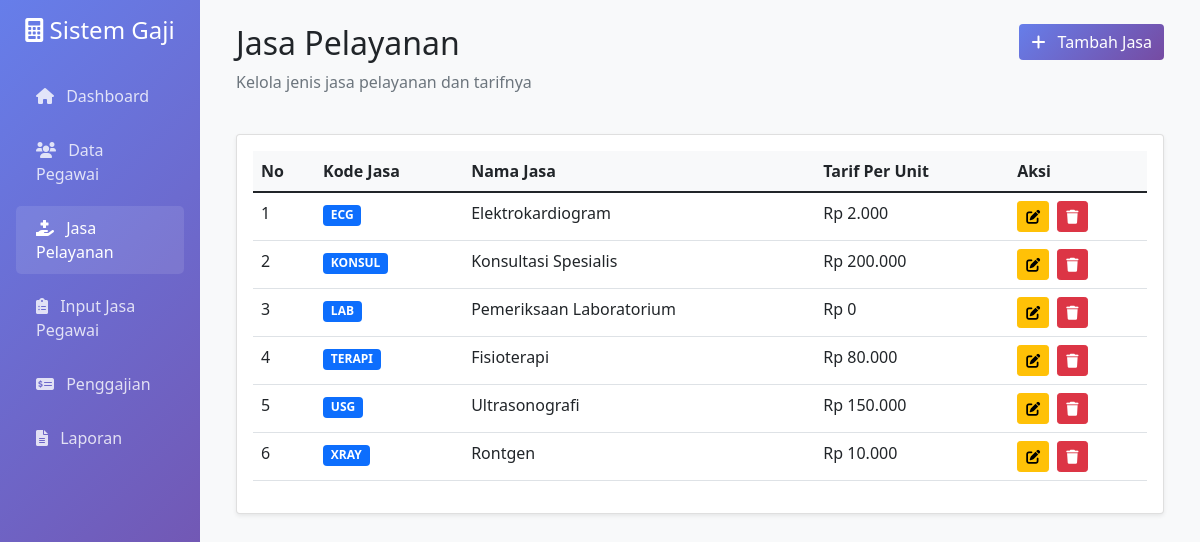
The app's page /jasa_pelayanan.php with its own data.
### tables this page shows
CREATE TABLE `jasa_pelayanan` (
  `id` int(11) NOT NULL,
  `kode_jasa` varchar(10) NOT NULL,
  `nama_jasa` varchar(100) NOT NULL,
  `tarif_per_unit` decimal(10,2) NOT NULL,
  `created_at` timestamp NOT NULL DEFAULT current_timestamp()
);

### config.php (called while the page is built, shortened)
<?php
class Database {
    private $host = DB_HOST;
    private $user = DB_USER;
    private $pass = DB_PASS;
    private $dbname = DB_NAME;
    private $dbh;
    private $stmt;
    public function __construct() {
        $dsn = 'mysql:host=' . $this->host . ';dbname=' . $this->dbname . ';charset=utf8';
        $options = array(
            PDO::ATTR_PERSISTENT => true,
            PDO::ATTR_ERRMODE => PDO::ERRMODE_EXCEPTION
        );
        try {
            $this->dbh = new PDO($dsn, $this->user, $this->pass, $options);
        } catch (PDOException $e) {
            echo 'Error: ' . $e->getMessage();
        }
    }
    public function query($query) {
        $this->stmt = $this->dbh->prepare($query);
    }
    public function execute() {
        return $this->stmt->execute();
    }
    public function resultSet() {
        $this->execute();
        return $this->stmt->fetchAll(PDO::FETCH_ASSOC);
    }
}
?>

### jasa_pelayanan.php (the view, shortened to what this page needs)
<?php
require_once 'config.php';
$db = new Database();
$db->query("SELECT * FROM jasa_pelayanan ORDER BY kode_jasa");
$jasa_pelayanan = $db->resultSet();
?>
<!DOCTYPE html>
<html lang="id">
<head>
    <link href="https://cdn.jsdelivr.net/npm/bootstrap@5.1.3/dist/css/bootstrap.min.css" rel="stylesheet">
    <link href="https://cdnjs.cloudflare.com/ajax/libs/font-awesome/6.0.0/css/all.min.css" rel="stylesheet">
</head>
<body class="bg-light">
    <div class="container-fluid">
        <div class="row">
            <div class="col-md-3 col-lg-2 px-0">
                <div class="sidebar">
                    <div class="p-3">
                        <h4 class="text-white text-center mb-4">
                            <i class="fas fa-calculator"></i>
                            Sistem Gaji
                        </h4>
                        <ul class="nav flex-column">
                            <li class="nav-item">
                                <a class="nav-link" href="index.php">
                                    <i class="fas fa-home me-2"></i> Dashboard
                                </a>
                            </li>
                            <li class="nav-item">
                                <a class="nav-link" href="pegawai.php">
                                    <i class="fas fa-users me-2"></i> Data Pegawai
                                </a>
                            </li>
                            <li class="nav-item">
                                <a class="nav-link active" href="jasa_pelayanan.php">
                                    <i class="fas fa-hand-holding-medical me-2"></i> Jasa Pelayanan
                                </a>
                            </li>
                            <li class="nav-item">
                                <a class="nav-link" href="input_jasa.php">
                                    <i class="fas fa-clipboard-list me-2"></i> Input Jasa Pegawai
                                </a>
                            </li>
                            <li class="nav-item">
                                <a class="nav-link" href="penggajian.php">
                                    <i class="fas fa-money-check-alt me-2"></i> Penggajian
                                </a>
                            </li>
                            <li class="nav-item">
                                <a class="nav-link" href="laporan.php">
                                    <i class="fas fa-file-alt me-2"></i> Laporan
                                </a>
                            </li>
                        </ul>
                    </div>
                </div>
            </div>
            <div class="col-md-9 col-lg-10">
                <div class="p-4">
                    <div class="row mb-4">
                        <div class="col">
                            <h2>Jasa Pelayanan</h2>
                            <p class="text-muted">Kelola jenis jasa pelayanan dan tarifnya</p>
                        </div>
                        <div class="col-auto">
                            <button class="btn btn-success" data-bs-toggle="modal" data-bs-target="#addModal">
                                <i class="fas fa-plus me-2"></i> Tambah Jasa
                            </button>
                        </div>
                    </div>
                    <div class="card">
                        <div class="card-body">
                            <div class="table-responsive">
                                <table class="table table-hover">
                                    <thead>
                                        <tr>
                                            <th>No</th>
                                            <th>Kode Jasa</th>
                                            <th>Nama Jasa</th>
                                            <th>Tarif Per Unit</th>
                                            <th>Aksi</th>
                                        </tr>
                                    </thead>
                                    <tbody>
                                        <?php $no = 1; foreach($jasa_pelayanan as $j): ?>
                                        <tr>
                                            <td><?= $no++ ?></td>
                                            <td><span class="badge bg-primary"><?= $j['kode_jasa'] ?></span></td>
                                            <td><?= $j['nama_jasa'] ?></td>
                                            <td>Rp <?= number_format($j['tarif_per_unit'], 0, ',', '.') ?></td>
                                            <td>
                                                <button class="btn btn-sm btn-warning me-1" onclick="editJasa(<?= htmlspecialchars(json_encode($j), ENT_QUOTES) ?>)">
                                                    <i class="fas fa-edit"></i>
                                                </button>
                                                <button class="btn btn-sm btn-danger" onclick="deleteJasa(<?= $j['id'] ?>, '<?= $j['nama_jasa'] ?>')">
                                                    <i class="fas fa-trash"></i>
                                                </button>
                                            </td>
                                        </tr>
                                        <?php endforeach; ?>
                                    </tbody>
                                </table>
                            </div>
                        </div>
                    </div>
                </div>
            </div>
        </div>
    </div>
</body>
</html>

### jasa_pelayanan.php (style rules this page uses)
.sidebar { min-height: 100vh; background: linear-gradient(135deg, #667eea 0%, #764ba2 100%); }
.nav-link { color: rgba(255,255,255,0.8) !important; padding: 10px 20px !important; margin: 5px 0 !important; border-radius: 5px; }
.nav-link:hover, .nav-link.active { background-color: rgba(255,255,255,0.1); color: white !important; }
.card { box-shadow: 0 0.125rem 0.25rem rgba(0, 0, 0, 0.075); border: 1px solid rgba(0,0,0,.125); }
.table th { background-color: #f8f9fa; border-top: none; }
.btn-success { background: linear-gradient(135deg, #667eea 0%, #764ba2 100%); border: none; }

### records on screen
jasa_pelayanan: kode_jasa "ECG", nama_jasa "Elektrokardiogram", tarif_per_unit "2.000"
jasa_pelayanan: kode_jasa "KONSUL", nama_jasa "Konsultasi Spesialis", tarif_per_unit "200.000"
jasa_pelayanan: kode_jasa "LAB", nama_jasa "Pemeriksaan Laboratorium", tarif_per_unit "0"
jasa_pelayanan: kode_jasa "TERAPI", nama_jasa "Fisioterapi", tarif_per_unit "80.000"
jasa_pelayanan: kode_jasa "USG", nama_jasa "Ultrasonografi", tarif_per_unit "150.000"
jasa_pelayanan: kode_jasa "XRAY", nama_jasa "Rontgen", tarif_per_unit "10.000"
